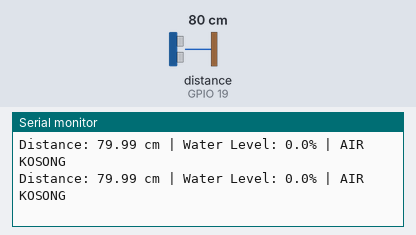
The sketch below on a simulated ESP32. On the bench: the last lines printed to the serial monitor. Wiring (inferred from the names in the program): ultrasonic range finder: trigger GPIO 18; echo GPIO 19. The test bench sets the inputs (shaded band); at power-on: distance to the obstacle (sensor on GPIO 19) 80 cm. The echo pulse lasts 58.3 µs per cm.

Above: at 2.2 s.
2.3 s: distance to the obstacle (sensor on GPIO 19) set to 2 cm
At 2.9 s:
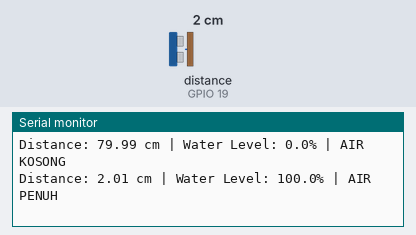
4.5 s: distance to the obstacle (sensor on GPIO 19) set to 9 cm
At 4.9 s:
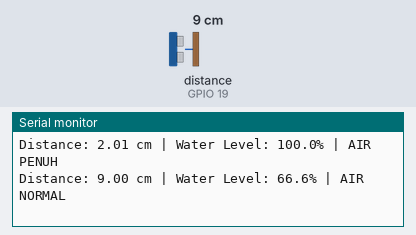
6.5 s: distance to the obstacle (sensor on GPIO 19) set to 250 cm
At 7.0 s:
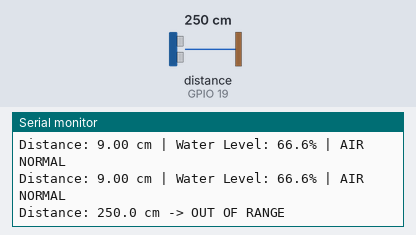

The sketch:

ultrasonik.ino
```cpp
// ==========================================
// ULTRASONIC WATER LEVEL
//
// Sensor : HC-SR04
// TRIG   : GPIO 18
// ECHO   : GPIO 19
//
// 17 cm = KOSONG
// 5 cm  = PENUH
//
// Semakin kecil jarak = air semakin tinggi
// ==========================================

#define TRIG_PIN 18
#define ECHO_PIN 19

#define EMPTY_DISTANCE 17.0
#define FULL_DISTANCE   5.0

#define MAX_DISTANCE 200.0

void setup() {

  Serial.begin(115200);

  pinMode(TRIG_PIN, OUTPUT);
  pinMode(ECHO_PIN, INPUT);

  digitalWrite(TRIG_PIN, LOW);

  Serial.println("==============================");
  Serial.println("   WATER LEVEL TEST");
  Serial.println("==============================");
  Serial.println("17 cm = KOSONG");
  Serial.println(" 5 cm = PENUH");
  Serial.println("==============================");

  delay(1000);
}

void loop() {

  // Trigger ultrasonic
  digitalWrite(TRIG_PIN, LOW);
  delayMicroseconds(2);

  digitalWrite(TRIG_PIN, HIGH);
  delayMicroseconds(10);

  digitalWrite(TRIG_PIN, LOW);

  // Baca echo
  long duration = pulseIn(ECHO_PIN, HIGH, 30000);

  if (duration == 0) {

    Serial.println("ERROR: Sensor tidak membaca");

    delay(500);
    return;
  }

  // Hitung jarak
  float distance = duration * 0.0343 / 2.0;

  // Batas maksimal sensor
  if (distance > MAX_DISTANCE) {

    Serial.print("Distance: ");
    Serial.print(distance, 1);
    Serial.println(" cm -> OUT OF RANGE");

    delay(500);
    return;
  }

  // ==========================================
  // HITUNG LEVEL AIR
  // ==========================================

  float waterLevel;

  if (distance >= EMPTY_DISTANCE) {

    // 17 cm atau lebih = kosong
    waterLevel = 0;

  }
  else if (distance <= FULL_DISTANCE) {

    // 5 cm atau kurang = penuh
    waterLevel = 100;

  }
  else {

    // 5 - 17 cm
    waterLevel =
      ((EMPTY_DISTANCE - distance) /
       (EMPTY_DISTANCE - FULL_DISTANCE)) * 100.0;
  }

  // Batasi 0-100%
  waterLevel = constrain(waterLevel, 0, 100);


  // ==========================================
  // STATUS AIR
  // ==========================================

  String status;

  if (waterLevel >= 80) {

    status = "AIR PENUH";

  }
  else if (waterLevel >= 40) {

    status = "AIR NORMAL";

  }
  else if (waterLevel > 0) {

    status = "AIR RENDAH";

  }
  else {

    status = "AIR KOSONG";
  }


  // ==========================================
  // SERIAL MONITOR
  // ==========================================

  Serial.print("Distance: ");
  Serial.print(distance, 2);

  Serial.print(" cm | Water Level: ");
  Serial.print(waterLevel, 1);

  Serial.print("% | ");

  Serial.println(status);

  delay(500);
}
```

Measured:
- after the input at 2.3 s, the serial monitor: prints a new line after 0.22 s (image 1)
- after the input at 4.5 s, the serial monitor: prints a new line at once (image 2)
- after the input at 6.5 s, the serial monitor: prints a new line after 0.05 s (image 3)
